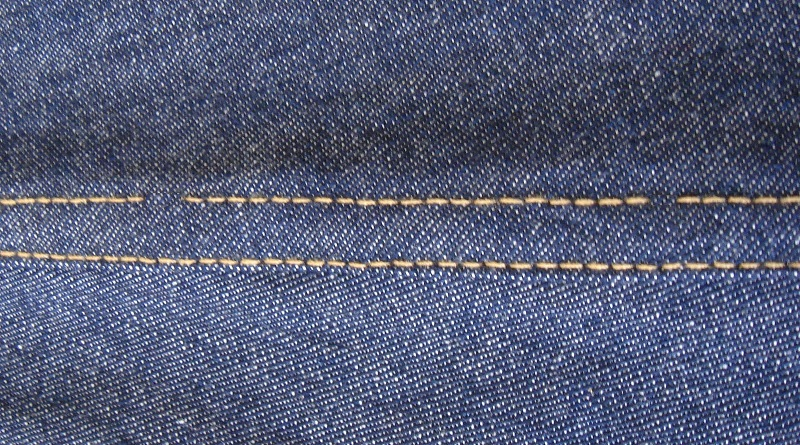
#> input picture Assignment 3/skip_fabric.jpg, 800 x 445 px, found by its file name
$ jupyter execute q3.ipynb
#> lines starting #> are read from the running program, lines starting #| are printed output that depends on the picture; after the words box and inside, x2 and y2 are one past the last pixel; in counts of white or black regions, pixels touching at a corner belong together
[cell 1]
import cv2
import numpy as np
from skimage import io, exposure

# Read the image
image = io.imread('D:/Semester 7/DIP/Assignment 3/Assignment#3/data/skip_fabric.jpg')
#> image is the input picture: shape (445, 800, 3); mean R, G, B 83.9, 90.9, 118.2

# Rescale the image intensity
image = exposure.rescale_intensity(image, out_range=(0, 255))

# Convert the image data type to 8-bit unsigned integers
image = np.uint8(image)

# Convert to grayscale
gray = cv2.cvtColor(image, cv2.COLOR_BGR2GRAY)
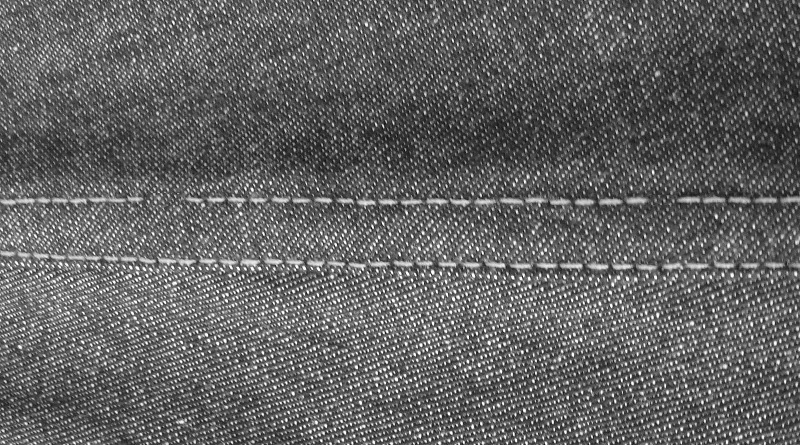
#> gray: shape (445, 800); min 5, max 255, mean 98.2

# Apply Gaussian blur
blurred = cv2.GaussianBlur(gray, (13, 3), 0)
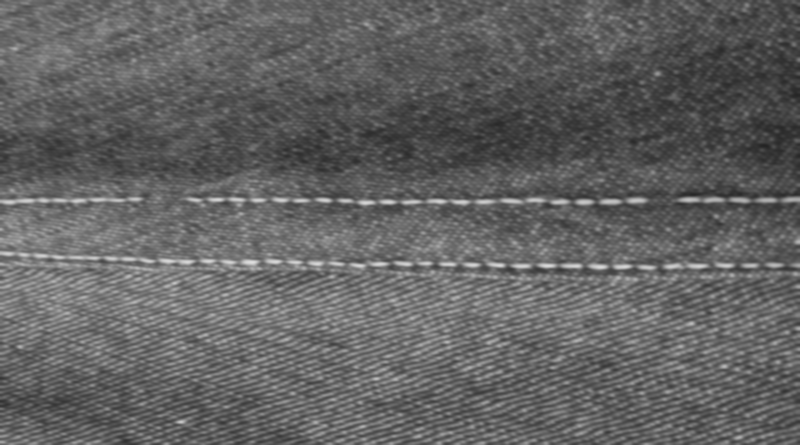
#> blurred: shape (445, 800); min 36, max 223, mean 98.2

# Apply closing to the blurred image
kernel = np.ones((10, 30), np.uint8)
closing = cv2.morphologyEx(blurred, cv2.MORPH_CLOSE, kernel)
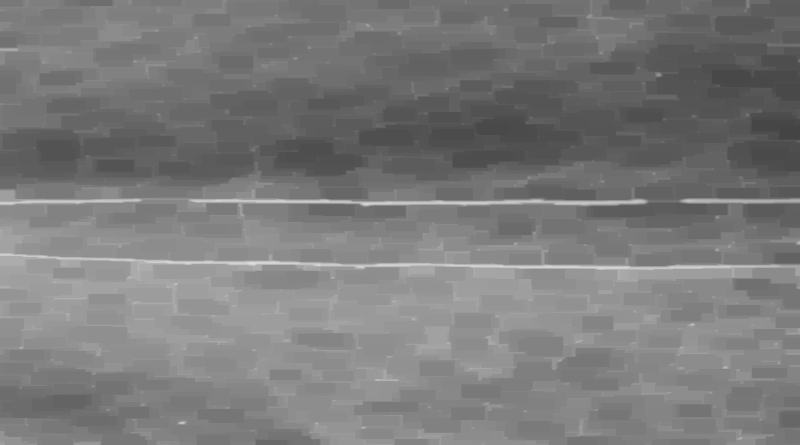
#> closing: shape (445, 800); min 68, max 223, mean 122.4

# Perform edge detection
edges = cv2.Canny(closing, 95,255)
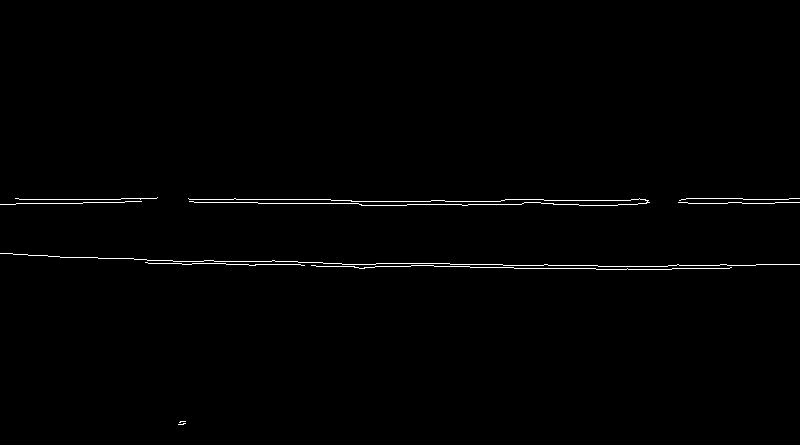
#> edges: shape (445, 800); 0.8% white in thin lines or dots, all inside (x1, y1, x2, y2) = (0, 197, 800, 425)
# Find contours in the edge detected image
contours, _ = cv2.findContours(edges, cv2.RETR_EXTERNAL, cv2.CHAIN_APPROX_SIMPLE)
#> contours = 10 contours, all with area under 20

# Filter out small contours to ignore noise
contours = [c for c in contours if cv2.contourArea(c) > 0]
#> contours = 6 contours, all with area under 20

# Draw the contours on the original image in red
cv2.drawContours(image, contours, -1, (0, 0, 255), 2)
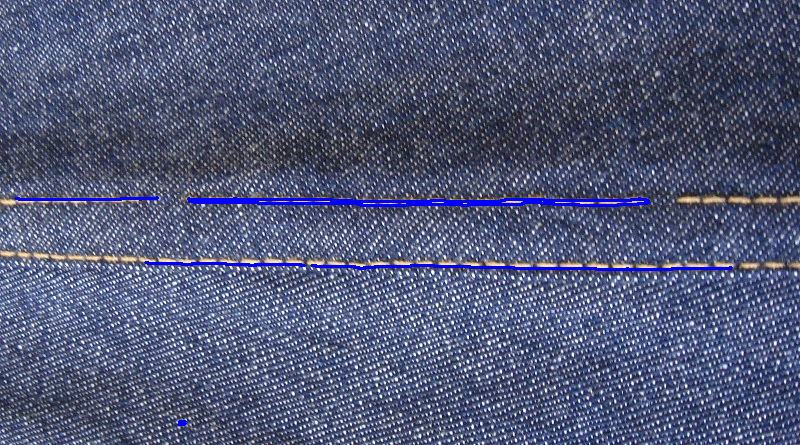
#> image: shape (445, 800, 3); 1.43% of pixels changed, all inside (x1, y1, x2, y2) = (14, 196, 733, 426)

# Visualize the results
cv2.imshow('Gap Detection', image)
cv2.waitKey(0)
cv2.destroyAllWindows()
# [5 lines of commented-out code are left out]

$ run again, with Assignment 3/distance2.jpg copied over Assignment 3/skip_fabric.jpg
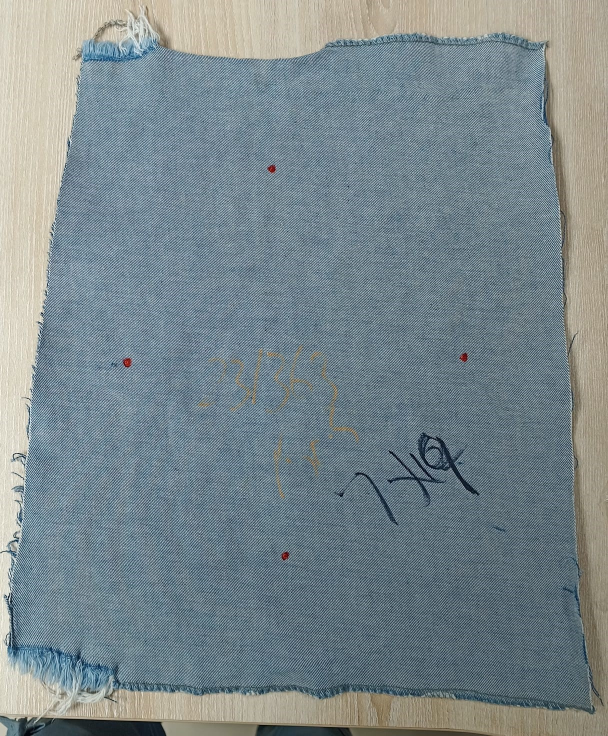
#> input picture Assignment 3/distance2.jpg, 1216 x 1472 px, found by its file name (shown at 1/2 size)
#> image is the input picture: shape (1472, 1216, 3); mean R, G, B 122.2, 135.6, 140.4
#> `edges = cv2.Canny(closing, 95,255)`:
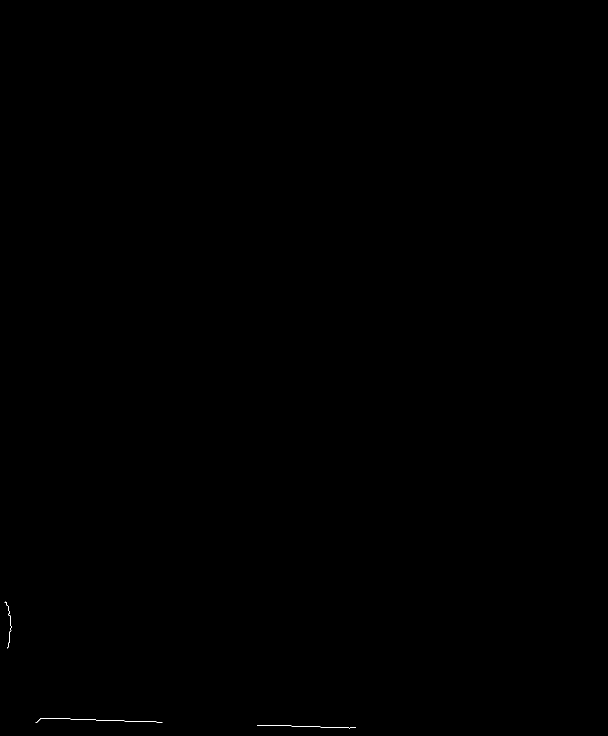
#> edges: shape (1472, 1216) (shown at 1/2 size); 0.03% white in thin lines or dots, all inside (x1, y1, x2, y2) = (9, 1203, 712, 1457)
#> `contours, _ = cv2.findContours(edges, cv2.RETR_EXTERNAL, cv2.CHAIN_APP..`: contours = 3 contours, all with area under 20
#> `contours = [c for c in contours if cv2.contourArea(c) > 0]`: contours = 2 contours, all with area under 20
#> `cv2.drawContours(image, contours, -1, (0, 0, 255), 2)`:
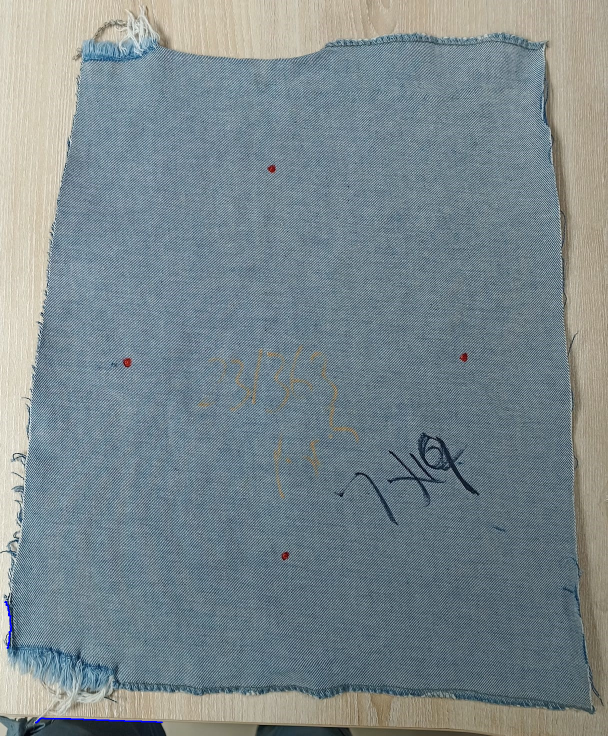
#> image: shape (1472, 1216, 3) (shown at 1/2 size); 0.07% of pixels changed, all inside (x1, y1, x2, y2) = (8, 1202, 326, 1447)
